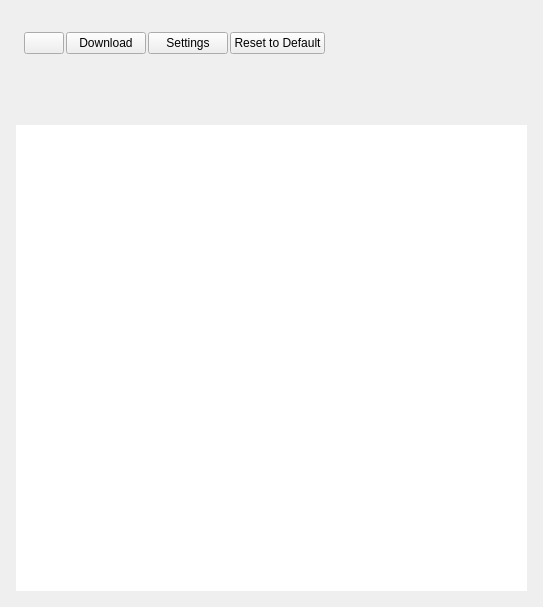
<?xml version="1.0" encoding="UTF-8"?>
<ui version="4.0">
<class>LogsManagementWidget</class>
    <widget class="QWidget" name="LogsManagementWidget">
        <property name="geometry">
            <rect>
                <x>0</x>
                <y>0</y>
                <width>451</width>
                <height>607</height>
            </rect>
        </property>
        <layout class="QVBoxLayout" name="verticalLayout">
            <property name="spacing">
                <number>8</number>
            </property>
            <property name="leftMargin">
                <number>0</number>
            </property>
            <property name="topMargin">
                <number>0</number>
            </property>
            <property name="rightMargin">
                <number>0</number>
            </property>
            <property name="bottomMargin">
                <number>0</number>
            </property>
            <item>
                <widget class="QStackedWidget" name="stackedWidget">
                    <property name="sizePolicy">
                        <sizepolicy hsizetype="Preferred" vsizetype="Fixed">
                            <horstretch>0</horstretch>
                            <verstretch>0</verstretch>
                        </sizepolicy>
                    </property>
                    <property name="currentIndex">
                        <number>0</number>
                    </property>
                    <widget class="QWidget" name="defaultPage">
                        <layout class="QVBoxLayout" name="verticalLayout_2">
                            <property name="spacing">
                                <number>2</number>
                            </property>
                            <property name="leftMargin">
                                <number>24</number>
                            </property>
                            <property name="topMargin">
                                <number>16</number>
                            </property>
                            <property name="rightMargin">
                                <number>16</number>
                            </property>
                            <property name="bottomMargin">
                                <number>40</number>
                            </property>
                            <item>
                                <layout class="QHBoxLayout" name="horizontalLayout">
                                    <item>
                                        <widget class="QPushButton" name="selectedButton"/>
                                    </item>
                                    <item>
                                        <widget class="QPushButton" name="downloadButton">
                                            <property name="text">
                                                <string>Download</string>
                                            </property>
                                        </widget>
                                    </item>
                                    <item>
                                        <widget class="QPushButton" name="settingsButton">
                                            <property name="text">
                                                <string>Settings</string>
                                            </property>
                                        </widget>
                                    </item>
                                    <item>
                                        <widget class="QPushButton" name="resetButton">
                                            <property name="text">
                                                <string>Reset to Default</string>
                                            </property>
                                        </widget>
                                    </item>
                                    <item>
                                        <spacer name="horizontalSpacer">
                                            <property name="orientation">
                                                <enum>Qt::Horizontal</enum>
                                            </property>
                                            <property name="sizeHint" stdset="0">
                                                <size>
                                                    <width>40</width>
                                                    <height>1</height>
                                                </size>
                                            </property>
                                        </spacer>
                                    </item>
                                    <item>
                                        <widget class="nx::vms::client::desktop::SearchLineEdit" name="searchLineEdit" native="true">
                                            <property name="minimumSize">
                                                <size>
                                                    <width>200</width>
                                                    <height>30</height>
                                                </size>
                                            </property>
                                        </widget>
                                    </item>
                                </layout>
                            </item>
                            <item>
                                <spacer name="verticalSpacer_2">
                                    <property name="orientation">
                                        <enum>Qt::Vertical</enum>
                                    </property>
                                </spacer>
                            </item>
                        </layout>
                    </widget>
                    <widget class="QWidget" name="activePage">
                        <layout class="QVBoxLayout" name="verticalLayout_3">
                            <property name="spacing">
                                <number>0</number>
                            </property>
                            <property name="leftMargin">
                                <number>16</number>
                            </property>
                            <property name="topMargin">
                                <number>16</number>
                            </property>
                            <property name="rightMargin">
                                <number>16</number>
                            </property>
                            <item>
                                <spacer name="verticalSpacer_3_1">
                                    <property name="orientation">
                                        <enum>Qt::Vertical</enum>
                                    </property>
                                </spacer>
                            </item>
                            <item>
                                <layout class="QHBoxLayout" name="horizontalLayout_labels">
                                    <item>
                                        <widget class="QLabel" name="finishedLabel"/>
                                    </item>
                                    <item>
                                        <widget class="QLabel" name="errorLabel"/>
                                    </item>
                                    <item>
                                        <widget class="QLabel" name="downloadingLabel"/>
                                    </item>
                                    <item>
                                        <spacer name="horizontalSpacer_labels">
                                            <property name="orientation">
                                                <enum>Qt::Horizontal</enum>
                                            </property>
                                            <property name="sizeHint" stdset="0">
                                                <size>
                                                    <width>40</width>
                                                    <height>4</height>
                                                </size>
                                            </property>
                                        </spacer>
                                    </item>
                                    <item>
                                        <widget class="QLabel" name="downloadingPercentageLabel"/>
                                    </item>
                                    <item>
                                        <widget class="QPushButton" name="finishedIconButton">
                                            <property name="sizeHint" stdset="0">
                                                <size>
                                                    <width>16</width>
                                                    <height>16</height>
                                                </size>
                                            </property>
                                        </widget>
                                    </item>
                                </layout>
                            </item>
                            <item>
                                <widget class="QProgressBar" name="progressBar">
                                    <property name="value">
                                        <number>24</number>
                                    </property>
                                    <property name="textVisible">
                                        <bool>false</bool>
                                    </property>
                                </widget>
                            </item>
                            <item>
                                <spacer name="verticalSpacer_3_2">
                                    <property name="orientation">
                                        <enum>Qt::Vertical</enum>
                                    </property>
                                    <property name="sizeHint" stdset="0">
                                        <size>
                                            <width>40</width>
                                            <height>12</height>
                                        </size>
                                    </property>
                                </spacer>
                            </item>
                            <item>
                                <layout class="QHBoxLayout" name="horizontalLayout_2">
                                    <item>
                                        <widget class="QPushButton" name="cancelButton">
                                            <property name="text">
                                                <string>Cancel</string>
                                            </property>
                                        </widget>
                                    </item>
                                    <item>
                                        <widget class="QPushButton" name="doneButton">
                                            <property name="text">
                                                <string>Done</string>
                                            </property>
                                        </widget>
                                    </item>
                                    <item>
                                        <widget class="QPushButton" name="retryButton">
                                            <property name="text">
                                                <string>Retry</string>
                                            </property>
                                        </widget>
                                    </item>
                                    <item>
                                        <spacer name="horizontalSpacer_2">
                                            <property name="orientation">
                                                <enum>Qt::Horizontal</enum>
                                            </property>
                                            <property name="sizeHint" stdset="0">
                                                <size>
                                                    <width>40</width>
                                                    <height>4</height>
                                                </size>
                                            </property>
                                        </spacer>
                                    </item>
                                    <item>
                                        <widget class="QPushButton" name="openFolderButton">
                                            <property name="text">
                                                <string>Open Files Folder</string>
                                            </property>
                                        </widget>
                                    </item>
                                </layout>
                            </item>
                            <item>
                                <spacer name="verticalSpacer_3_3">
                                    <property name="orientation">
                                        <enum>Qt::Vertical</enum>
                                    </property>
                                </spacer>
                            </item>
                        </layout>
                    </widget>
                </widget>
            </item>
            <item>
                <layout class="QVBoxLayout" name="verticalLayout_4">
                    <property name="spacing">
                        <number>0</number>
                    </property>
                    <property name="leftMargin">
                        <number>16</number>
                    </property>
                    <property name="rightMargin">
                        <number>16</number>
                    </property>
                    <property name="bottomMargin">
                        <number>16</number>
                    </property>
                    <item>
                        <widget class="nx::vms::client::desktop::TableView" name="unitsTable">
                            <property name="frameShape">
                                <enum>QFrame::NoFrame</enum>
                            </property>
                            <property name="sizeAdjustPolicy">
                                <enum>QAbstractScrollArea::AdjustToContents</enum>
                            </property>
                            <property name="selectionMode">
                                <enum>QAbstractItemView::NoSelection</enum>
                            </property>
                            <property name="selectionBehavior">
                                <enum>QAbstractItemView::SelectRows</enum>
                            </property>
                            <property name="horizontalScrollMode">
                                <enum>QAbstractItemView::ScrollPerPixel</enum>
                            </property>
                            <property name="showGrid">
                                <bool>false</bool>
                            </property>
                            <property name="cornerButtonEnabled">
                                <bool>false</bool>
                            </property>
                            <attribute name="verticalHeaderVisible">
                                <bool>false</bool>
                            </attribute>
                        </widget>
                    </item>
                </layout>
            </item>
        </layout>
    </widget>
    <customwidgets>
        <customwidget>
            <class>nx::vms::client::desktop::TableView</class>
            <extends>QTableView</extends>
            <header location="global">nx/vms/client/desktop/common/widgets/table_view.h</header>
            <container>1</container>
        </customwidget>
        <customwidget>
            <class>nx::vms::client::desktop::SearchLineEdit</class>
            <extends>QWidget</extends>
            <header location="global">nx/vms/client/desktop/common/widgets/search_line_edit.h</header>
            <container>1</container>
        </customwidget>
    </customwidgets>
    <resources/>
    <connections/>
</ui>
